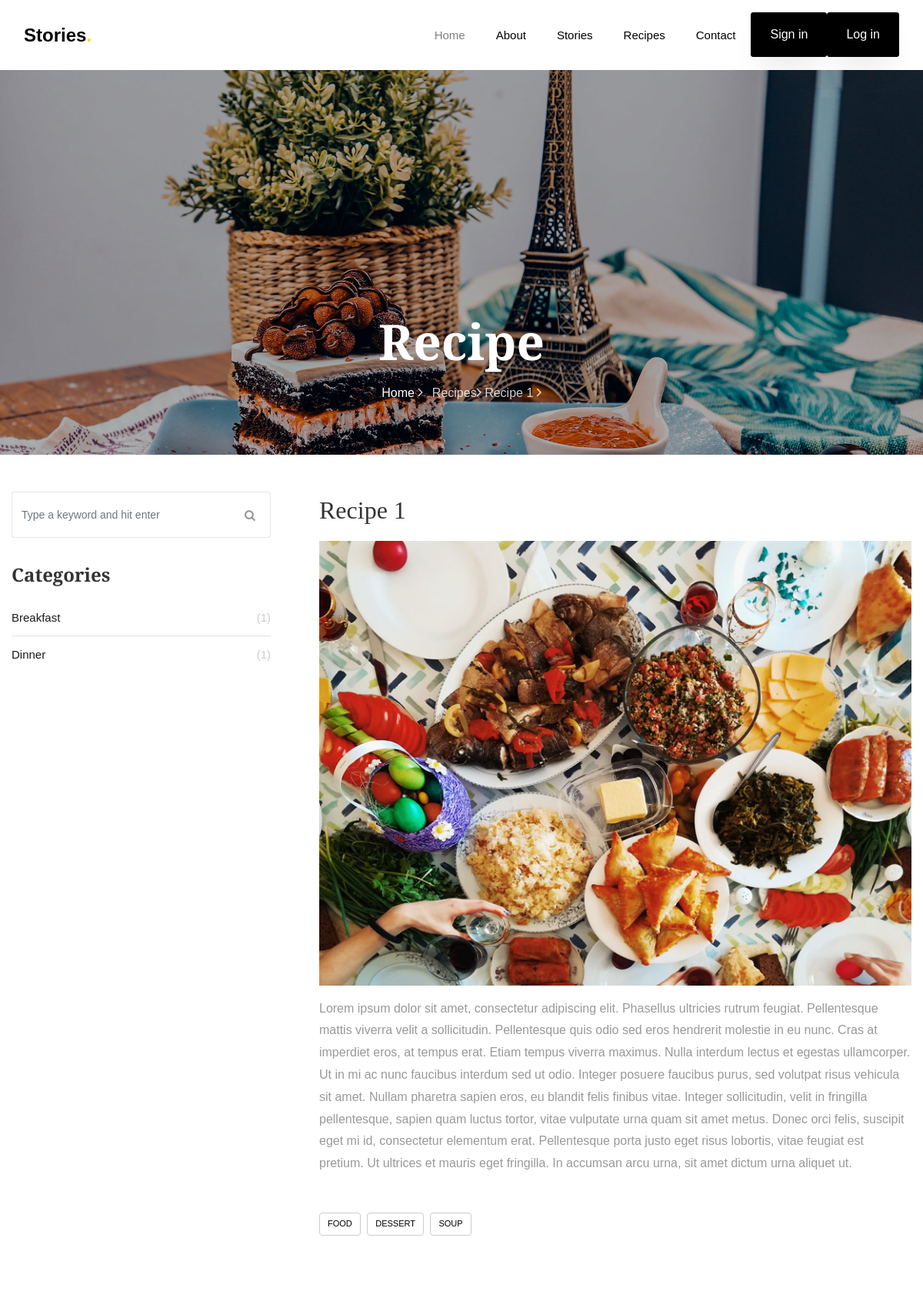
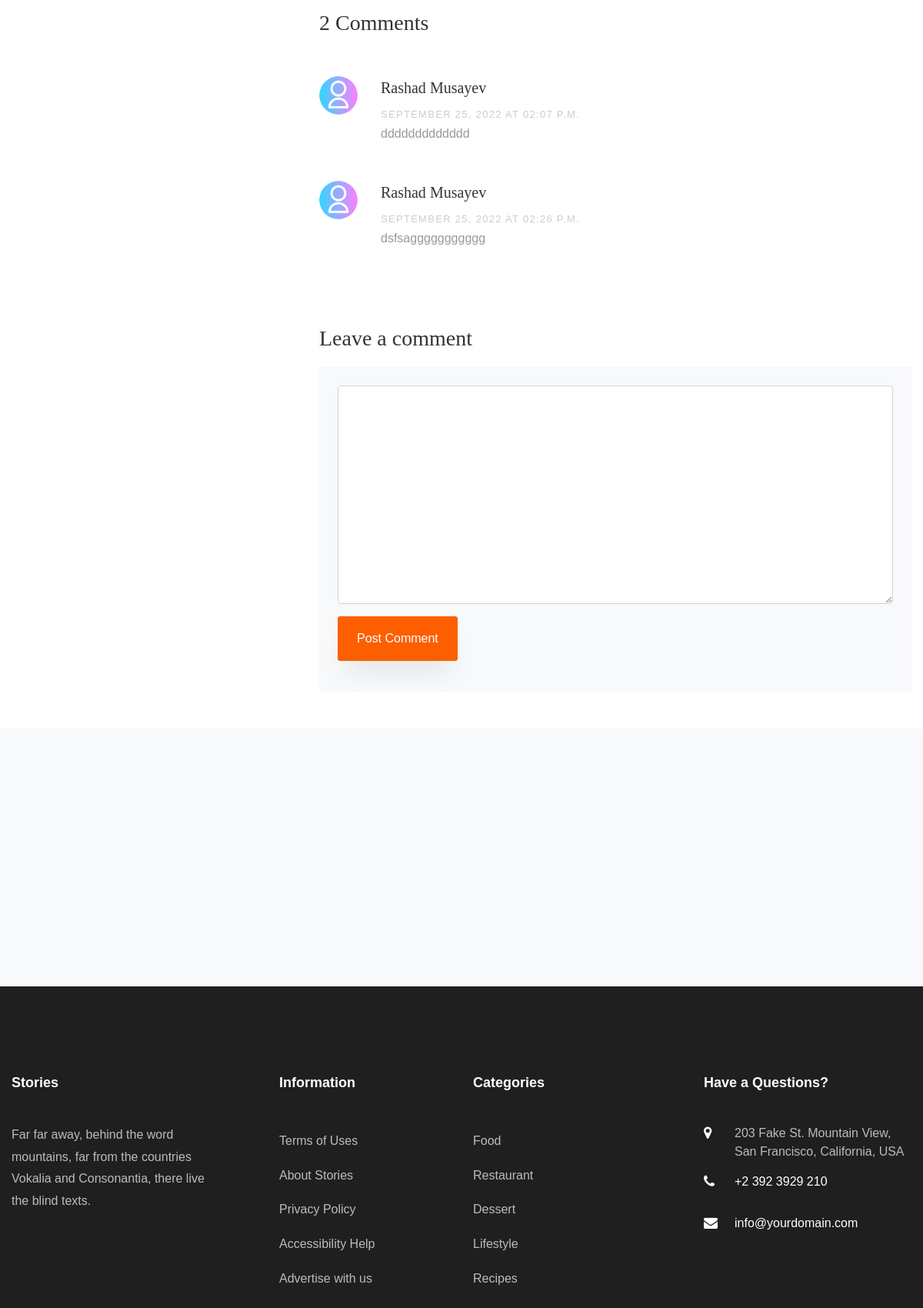
The app's page /single_recipe/1/ (upper part) with its own data (2 pictures, top to bottom).
### story/models.py (models this page shows, shortened)
class recipe(models.Model):
    name = models.CharField(max_length=100)
    cover_image = models.ImageField(upload_to="recipe_cover_images")
    text = models.TextField()
    date = models.DateTimeField(auto_now_add=True)
    category = models.ForeignKey(category, on_delete=models.CASCADE, related_name='recipe_of_category')
    user = models.ForeignKey(user, on_delete=models.CASCADE, related_name='recipe_of_user')
    tag = models.ManyToManyField(tag, related_name="tag_of_recipe")
    class Meta:
        verbose_name = "Recipe"
        verbose_name_plural = "Recipes"

class tag(models.Model):
    name = models.CharField(max_length=20)
    class Meta:
        verbose_name = "Tag"
        verbose_name_plural = "Tags"

class comment(models.Model):
    user = models.ForeignKey(user, on_delete=models.CASCADE, related_name='comment_of_user')
    story = models.ForeignKey(story, on_delete=models.CASCADE, related_name='comment_of_story', null=True, blank=True)
    recipe = models.ForeignKey(recipe, on_delete=models.CASCADE, related_name='comment_of_recipe', null=True, blank=True)
    message = models.TextField()
    date = models.DateTimeField(auto_now_add=True)
    class Meta:
        verbose_name = "Comment"
        verbose_name_plural = "Comments"

class category(models.Model):
    name = models.CharField(max_length=50, unique=True)
    class Meta:
        verbose_name = "Category"
        verbose_name_plural = "Categories"

### account/models.py (models this page shows, shortened)
class user(AbstractUser):
    image = models.ImageField(upload_to='profile_images')
    bio = models.TextField(null=True, blank=True)
    class Meta:
        verbose_name = "User"
        verbose_name_plural = "Users"

### story/views.py (the view, shortened to what this page needs)
# urls.py: path('single_recipe/<int:pk>/', RecipeDetailView.as_view(), name = 'single_recipe'),
class RecipeDetailView(CreateView, DetailView):
    template_name = 'single_recipe.html'
    form_class = commentForm
    def get_object(self, queryset=None):
        return recipe.objects.get(pk=self.kwargs.get("pk"))
    def get_context_data(self, **kwargs):
        context = super(RecipeDetailView, self).get_context_data(**kwargs)
        context['categories'] =  recipe.objects.values_list('category', flat = True).distinct().values('category__name').annotate(count = Count('category'))
        context['blogs'] = recipe.objects.order_by('-date').filter(~Q(pk=self.kwargs.get('pk'))).all()[:3]
        context['count'] = self.get_object().comment_of_recipe.count()
        context['all_tags'] = tag.objects.all()
        context['recipe_tags'] = self.get_object().tag.all()
        context['comments'] = self.get_object().comment_of_recipe.all()
        return context

### story/forms.py
class commentForm(forms.ModelForm):
    class Meta:
        model = comment
        fields = ['message']

### story/templates/single_recipe.html (shortened to what this page needs)
{% extends 'base.html' %}
{% load static %}
{% block content %}
    <section class="hero-wrap hero-wrap-2" style="background-image: url({% static 'images/bg_4.jpg' %});">
        <div class="overlay"></div>
        <div class="container">
            <div class="row no-gutters slider-text align-items-end justify-content-center">
                <div class="col-md-9 ftco-animate pb-5 text-center">
                    <h1 class="mb-3 bread">Recipe</h1>
                    <p class="breadcrumbs">
                        <span class="mr-2"><a href="{% url 'home' %}">Home <i
                            class="ion-ios-arrow-forward"></i></a></span> <span>Recipes<i
                            class="ion-ios-arrow-forward"></i></span> <span>{{ recipe.name }} <i
                                class="ion-ios-arrow-forward"></i></span>
                </div>
            </div>
        </div>
    </section>
    <section class="ftco-section">
        <div class="container">
            <div class="row">
                <div class="col-lg-8 order-lg-last ftco-animate">
                    <h2 class="mb-3">{{ recipe.name }}</h2>
                    <p>
                        <img src="{{ recipe.cover_image.url }}" alt="" class="img-fluid">
                    </p>
                    <p>{{ recipe.text }}</p>
                    <div class="tag-widget post-tag-container mb-5 mt-5">
                        <div class="tagcloud">
                            {% for tag in recipe_tags %}
                                <a href="#" class="tag-cloud-link">{{ tag.name }}</a>
                            {% endfor %}
                        </div>
                    </div>
                    <div class="pt-5 mt-5">
                        <h3 class="mb-5">{{ count }} Comments</h3>
                        <ul class="comment-list">
                            {% for comment in comments %}
                                <li class="comment">
                                    <div class="vcard bio">
                                        <img src="{{ comment.user.image.url }}" alt="Image placeholder">
                                    </div>
                                    <div class="comment-body">
                                        <h3>{{ comment.user.first_name }} {{ comment.user.last_name }}</h3>
                                        <div class="meta">{{ comment.date|date:'F d, Y' }} at {{ comment.date|time:'h:i a' }}</div>
                                        <p>{{ comment.message }}</p>
                                    </div>
                                </li>
                            {% endfor %}
                        </ul>
                        <div class="comment-form-wrap pt-5">
                            <h3 class="mb-3">Leave a comment</h3>
                            <form method="POST" class="p-4 bg-light">
                                <div class="form-group">
                                    <textarea name="message" id="message" cols="30" rows="10" class="form-control"></textarea>
                                </div>
                                <div class="form-group">
                                    <input type="submit" value="Post Comment" class="btn py-3 px-4 btn-primary">
                                </div>
                            </form>
                        </div>
                    </div>
                </div>
                <div class="col-lg-4 sidebar pr-lg-5 ftco-animate">
                    <div class="sidebar-box">
                        <form action="#" class="search-form">
                            <div class="form-group">
                                <span class="icon icon-search"></span>
                                <input type="text" class="form-control" placeholder="Type a keyword and hit enter">
                            </div>
                        </form>
                    </div>
                    <div class="sidebar-box ftco-animate">
                        <ul class="categories">
                            <h3 class="heading mb-4">Categories</h3>
                            {% for category in categories %}
                                <li><a href="{% url 'recipes'%}?category={{ category.category__name }}">{{ category.category__name }} <span>({{ category.count }})</span></a></li>
                            {% endfor %}
                        </ul>
                    </div>
                </div>
            </div>
        </div>
    </section>
    <section class="ftco-subscribe ftco-section bg-light">
        <div class="overlay">
            <div class="container">
                <div class="row d-flex justify-content-center">
                </div>
            </div>
        </div>
    </section>
{% endblock %}

### static/css/icomoon.css (style rules this page uses)
[class^="icon-"], [class*=" icon-"] { font-family: 'icomoon' !important; speak: none; font-style: normal; font-weight: normal; font-variant: normal; text-transform: none; line-height: 1; -webkit-font-smoothing: antialiased; -moz-osx-font-smoothing: grayscale; }
.icon-search:before { content: "\f002"; }

### records on screen
recipe: name "Recipe 1", cover_image (picture), text "Lorem ipsum dolor sit amet, consectetur adipiscing elit. Phasellus ultricies rutrum feugiat. Pellentesque mattis viverra velit a sollicitudin. Pellentesque quis odio sed eros hendrerit molestie in eu nunc. Cras at imperdiet eros, at tempus erat. Etiam tempus viverra maximus. Nulla interdum lectus et egestas ullamcorper. Ut in mi ac nunc faucibus interdum sed ut odio. Integer posuere faucibus purus, sed volutpat risus vehicula sit amet. Nullam pharetra sapien eros, eu blandit felis finibus vitae. Integer sollicitudin, velit in fringilla pellentesque, sapien quam luctus tortor, vitae vulputate urna quam sit amet metus. Donec orci felis, suscipit eget mi id, consectetur elementum erat.…"
tag: name "FOOD"
tag: name "DESSERT"
tag: name "SOUP"
comment: user.image (placeholder picture), user.first_name "Rashad", user.last_name "Musayev", date "SEPTEMBER 25, 2022", date "02:07 P.M.", message "ddddddddddddd"
comment: user.image (placeholder picture), user.first_name "Rashad", user.last_name "Musayev", date "SEPTEMBER 25, 2022", date "02:26 P.M.", message "dsfsaggggggggggg"
category: category__name "Breakfast", count "1"
category: category__name "Dinner", count "1"

### other values on screen
{{ count }} "2"
